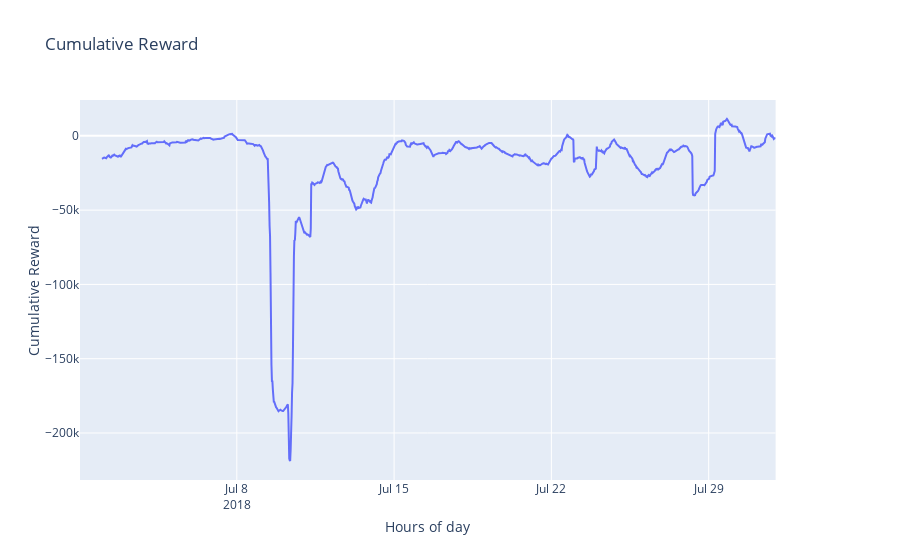

Here is the notebook cell this chart was saved with:
### Code cell
cumulative_reward = results['reward'].rolling(window=48).mean()
fig = make_subplots(specs=[[{"secondary_y": True}]])
fig.add_trace(go.Scatter(x=results['timestamp'], y=cumulative_reward, name='reward'), secondary_y=False)

# Add figure title
fig.update_layout(
    title_text="Cumulative Reward",
    # xaxis_rangeslider_visible=True,
)

# Set x-axis title
fig.update_xaxes(title_text="Hours of day")

# Set y-axes titles
fig.update_yaxes(title_text="Cumulative Reward")
fig.show()
# fig.write_image('cum_reward_mpc.png')

### Figure 1 — Plotly figure (JSON) as saved in the notebook; plotly's stock layout.template omitted (floating-point values rounded to 4 significant figures; data arrays with more than 128 entries replaced by an {"elided": "..."} marker saying what was removed)
{"data": [{"name": "reward", "type": "scatter", "x": {"elided": "1487 str values"}, "xaxis": "x", "y": {"elided": "1487 float values"}, "yaxis": "y"}], "layout": {"title": {"text": "Cumulative Reward"}, "xaxis": {"anchor": "y", "domain": [0, 0.94], "title": {"text": "Hours of day"}}, "yaxis": {"anchor": "x", "domain": [0, 1], "title": {"text": "Cumulative Reward"}}, "yaxis2": {"anchor": "x", "overlaying": "y", "side": "right", "title": {"text": "Cumulative Reward"}}}}
